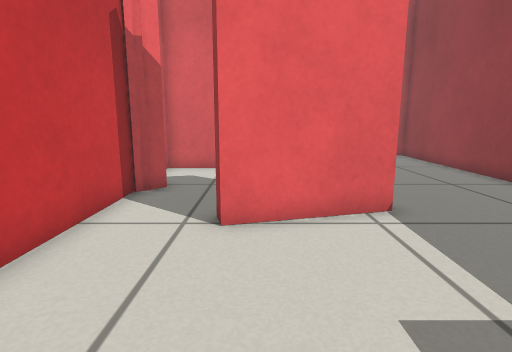
view 1 (above)

12 first-person views from a walk through a world built for the Gazebo simulator. The camera is 0.51 m above the floor, tilts 10° down and sees 80° across. Floor lines are 1 m apart. The floor is counted in squares, 0.25 m on a side. Each view is taken from the middle of a square. On the plan, view 1 faces up. The plan holds only what a view shows up to about 17 squares ahead; the rest is blank.

view 2
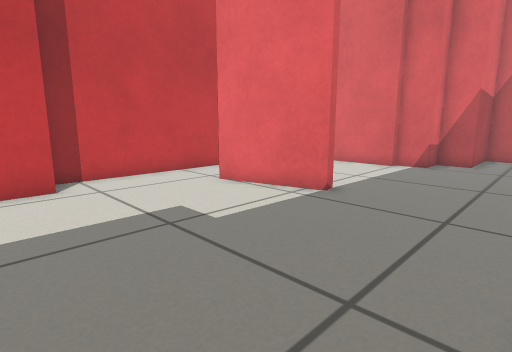

view 3
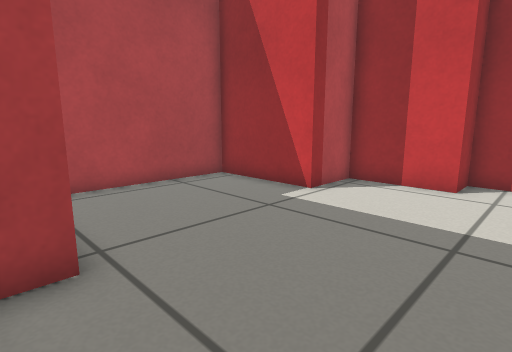

view 4
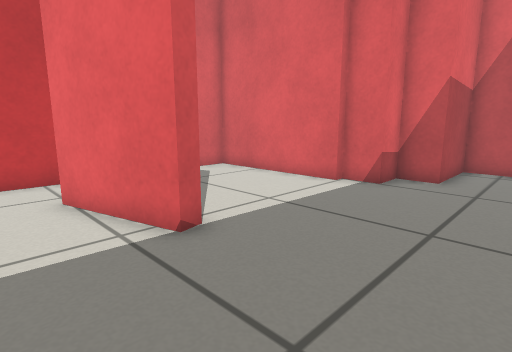

view 5
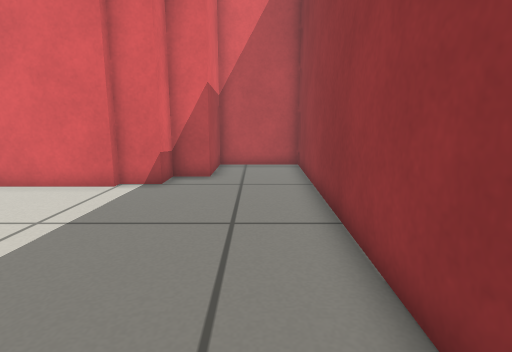

view 6
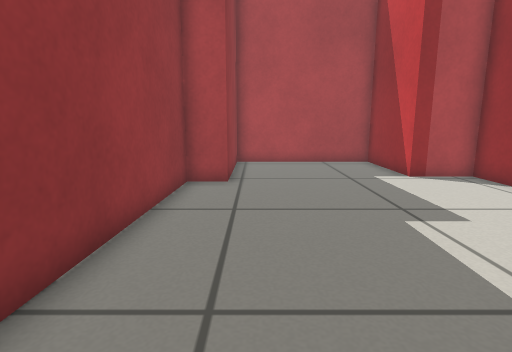

view 7
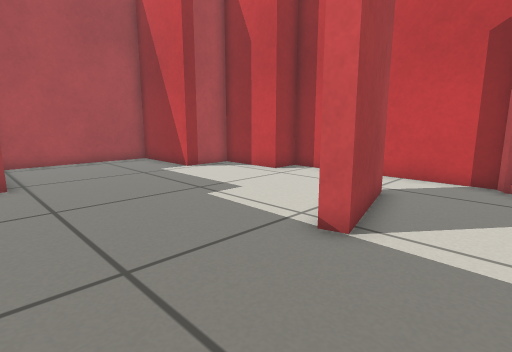

view 8
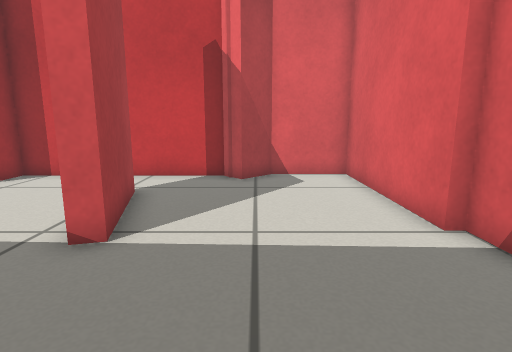

view 9
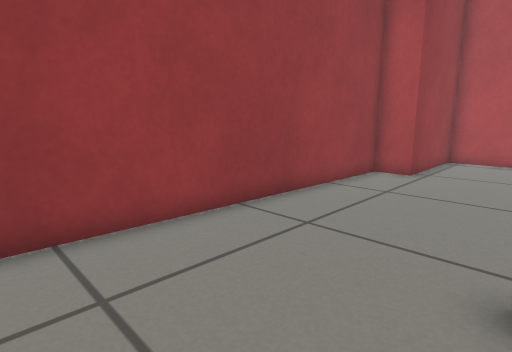

view 10
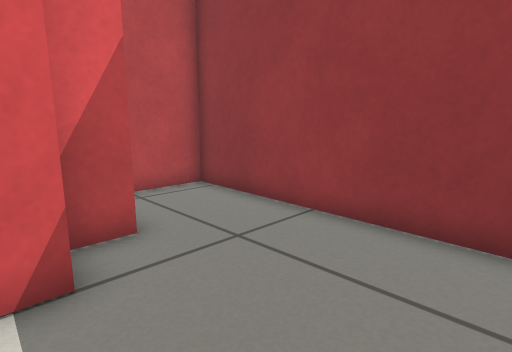

view 11
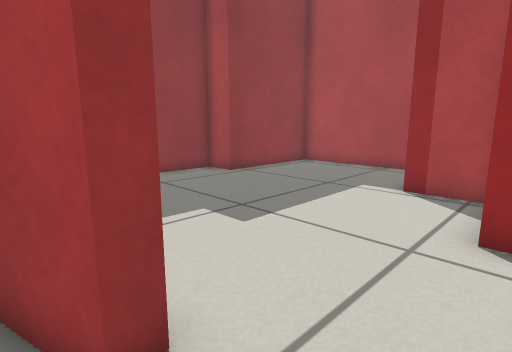

view 12
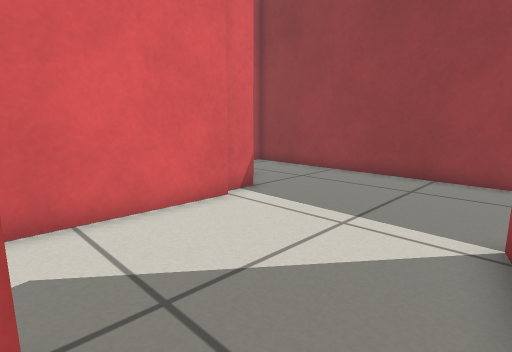

### Floor plan
Points are (right, up) in squares from view 1. A wall is a line through its corners. A room is listed if a view was taken in it or the views show most of it. See-through windows are left out.
Room 1 (views 1, 2, 3, 4, 5, 6, 7, 8, 9, 10, 11, 12)
walls: (3.2, 6.9) (-0.7, 5.8) (-0.9, 6.4) (3, 7.4) (3.2, 6.9); (2.5, 13.6) (-3.9, 13.6) (-3.9, 10.6) (-2.8, 9.5) (-3.6, 8.7) (-3.6, 1) (-2.2, 1) (-2.2, -2.4) (0.2, -2.4) (0.2, -6.8) (7, -6.8) (7, -1.4) (8.4, -1.4) (9.1, 18.8) (5.3, 18.8) (5.3, 15.4) (3.9, 15.4) (3.9, 14) (2.5, 14)

Positions as (right, up) in squares from view 1, and headings:
1: (0, 0), facing up
2: (8, -1), facing up-left
3: (8, 3), facing down-left
4: (8, 4), facing up-left
5: (7, 4), facing up
6: (6, 9), facing down
7: (8, 10), facing down-left
8: (8, 10), facing left
9: (3, 11), facing down-right
10: (3, 10), facing up-right
11: (-3, 7), facing down-right
12: (-3, 7), facing up-right
